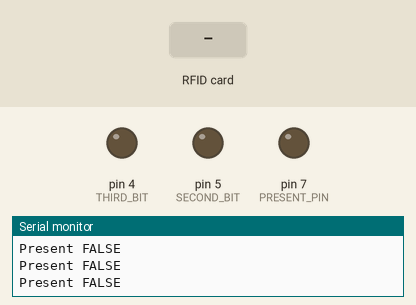
A sketch run on a simulated Arduino Uno, built with avr-gcc and run on an emulated ATmega328P. Parts: output pins drawn as LEDs (lit = HIGH), the last lines printed to the serial monitor. The inputs (shaded band) are chosen by the test bench. Pins used as bus, display or sensor lines are not drawn.

Above: at 1.2 s.
1.3 s: RFID card 05 6F FA E5 held to the reader
At 1.31 s:
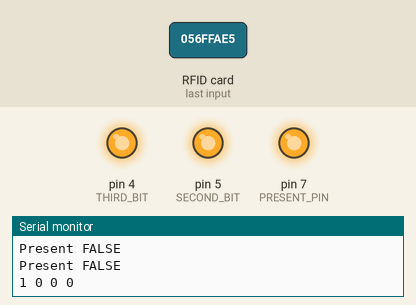
2.8 s: RFID card 39 BB 80 9E held to the reader
At 2.87 s:
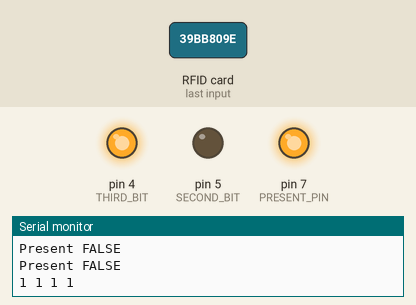
Timing chart, 0 to 5.8 s (numbered marks = the images above; inputs shaded):
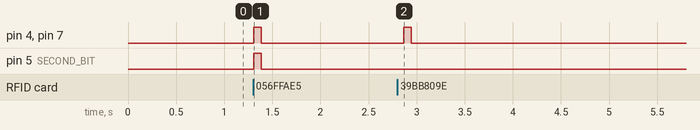

Measured:
- after the input at 1.3 s, pin 4 (THIRD_BIT), pin 5 (SECOND_BIT), pin 7 (PRESENT_PIN): LOW → HIGH at once, → LOW 0.08 s later
- after the input at 2.8 s, pin 4 (THIRD_BIT), pin 7 (PRESENT_PIN): LOW → HIGH after 0.07 s, → LOW 0.08 s later

The sketch:

DO.ino
```cpp
#include <SPI.h>
#include <MFRC522.h>


//DO PROGRAM


//============ Parametros Configurables ============================

// Se define el uID del Tag, este se obtiene de la lectura del Tag
// Se toman en pares y en minisculas y se escriben precedudos por 0x
// Ejemplo: Tag ID: 40EFF56A 29 76 7F 9E
// byte value[] = {0x29, 0x76, 0x7f, 0x9e};
// DO : 0x29, 0x76, 0x7f, 0x9e
// RE : C9 2A 82 9E
// MI : 49 35 7B 9E / 0x19, 0x52, 0x85, 0x9e
// FA : C9 5C 7C 9E

//Value es el UID del TAG que se quiere grabar en el arduino osea una nota musical
byte value[] = {0x05, 0x6f, 0xfa, 0xe5};

//Aqui se colocan todos lo UID de las notas musicales, siguiendo el formato
byte allTags[][7] = {
                     {0x89, 0x34, 0x7c, 0x9e}, //DO
                     {0x39, 0xbb, 0x80, 0x9e}, //RE
                     {0x69, 0xc7, 0x7f, 0x9e}, //MI
                     {0x29, 0x6f, 0x7e, 0x9e}, //FA
                     {0xe9, 0xab, 0x50, 0xe5}, //SOL
                     {0x19, 0xa1, 0x78, 0x9e}, //LA
                     {0x05, 0x6f, 0xfa, 0xe5}, //SI
                   };


// Puertos de salida hacia el Arduino Principal
// Modificar solo si es necesario
#define PRESENT_PIN     7

#define FIRST_BIT       6
#define SECOND_BIT      5
#define THIRD_BIT       4

/*FBit  SBit  TBit  RESULT
 * 0    0    0     DO
 * 0    0    1     RE
 * 0    1    0     MI
 * 0    1    1     FA
 * 1    0    0     SOL
 * 1    0    1     LA
 * 1    1    0     SI
 * 1    1    1     CORRECT PIN
 *
 */

//=================================================================

#define RST_PIN         9
#define SS_PIN          10

MFRC522 mfrc522(SS_PIN, RST_PIN);   //Se crea el objeto MFRC522
MFRC522::MIFARE_Key key;
int  statusval[] = {0,0,0,0};
byte empty[] = {0x00,0x00,0x00,0x00};
byte buffer[4];
byte buffersize = sizeof(buffer);

const int one = 1;

void setup() {
    Serial.begin(9600);
    while (!Serial);    // Do nothing if no serial port is opened (added for Arduinos based on ATMEGA32U4)
    SPI.begin();        // Init SPI bus
    mfrc522.PCD_Init(); // Init MFRC522 card
    mfrc522.PCD_SetRegisterBitMask(mfrc522.RFCfgReg, (0x07<<4)); //Set Antena Gain to MAX

    // Prepare the key (used both as key A and as key B)
    // using FFFFFFFFFFFFh which is the default at chip delivery from the factory
    for (byte i = 0; i < 6; i++) {
        key.keyByte[i] = 0xFF;
    }

    pinMode(PRESENT_PIN,OUTPUT);
    pinMode(FIRST_BIT,OUTPUT);
    pinMode(SECOND_BIT,OUTPUT);
    pinMode(THIRD_BIT,OUTPUT);

    digitalWrite(FIRST_BIT,LOW);
    digitalWrite(SECOND_BIT,LOW);
    digitalWrite(THIRD_BIT,LOW);
    digitalWrite(PRESENT_PIN,LOW);

    *buffer = *empty;
}

void loop() {

  ifCorrect();
    // Look for new cards


    mfrc522.PCD_Init(); // Se reinician los registros lo cual causaba el problema de tarjeta Presente/ausente


    if ( ! mfrc522.PICC_IsNewCardPresent()){
        digitalWrite(PRESENT_PIN,LOW);
        digitalWrite(FIRST_BIT,LOW);
        digitalWrite(SECOND_BIT,LOW);
        digitalWrite(THIRD_BIT,LOW);
        statusval[0] = 0;
        Serial.println("Present FALSE");

        *buffer = *empty;
        return;

    }

    digitalWrite(PRESENT_PIN,HIGH);
    statusval[0] = 1;
    printStatus();
    if ( ! mfrc522.PICC_ReadCardSerial())
        return;

    //Realiza la lectura del uID del Tag
    for (int i = 0; i < 4; i++) {  //
    buffer[i] = mfrc522.uid.uidByte[i];
  }
}


bool compareByte(byte *buffer,  byte *value) {
    for (byte i = 0; i < buffersize; i++)
        if(buffer[i]!=value[i])
            return false;
     return true;
}
int compareAll(){
  for(int i= 0; i < sizeof(allTags); i++){
    if(compareByte(buffer,allTags[i])){
      return i;
    }
  }
  return 99;
}
void ifCorrect(){
  if(compareByte(buffer,value)){
    digitalWrite(FIRST_BIT,HIGH);
    digitalWrite(SECOND_BIT,HIGH);
    digitalWrite(THIRD_BIT,HIGH);
    setStatus(1,1,1);
  }
  else {
    anyOtherTag();
  }
}

void anyOtherTag(){
  int selected = compareAll();
  if(selected != 99){

    switch (selected) {
      case 0:
        //Mandar la informacion de DO
        digitalWrite(FIRST_BIT,LOW);
        digitalWrite(SECOND_BIT,LOW);
        digitalWrite(THIRD_BIT,LOW);
        setStatus(0,0,0);
        break;
      case 1:
        //Mandar la informacion de RE
        digitalWrite(FIRST_BIT,LOW);
        digitalWrite(SECOND_BIT,LOW);
        digitalWrite(THIRD_BIT,HIGH);
        setStatus(0,0,1);
        break;
      case 2:
        //Mandar la informacion de MI
        digitalWrite(FIRST_BIT,LOW);
        digitalWrite(SECOND_BIT,HIGH);
        digitalWrite(THIRD_BIT,LOW);
        setStatus(0,1,0);
        break;
      case 3:
        //Mandar la informacion de FA
        digitalWrite(FIRST_BIT,LOW);
        digitalWrite(SECOND_BIT,HIGH);
        digitalWrite(THIRD_BIT,HIGH);
        setStatus(0,1,1);
        break;
      case 4:
        //Mandar la informacion de SOL
        digitalWrite(FIRST_BIT,HIGH);
        digitalWrite(SECOND_BIT,LOW);
        digitalWrite(THIRD_BIT,LOW);
        setStatus(1,0,0);
        break;
      case 5:
        //Mandar la informacion de LA
        digitalWrite(FIRST_BIT,HIGH);
        digitalWrite(SECOND_BIT,LOW);
        digitalWrite(THIRD_BIT,HIGH);
        setStatus(1,0,1);
        break;
      case 6:
        //Mandar la informacion de SI
        digitalWrite(FIRST_BIT,HIGH);
        digitalWrite(SECOND_BIT,HIGH);
        digitalWrite(THIRD_BIT,LOW);
        setStatus(1,1,0);
        break;

    }
  }
}

void setStatus(int b , int c, int d){

  statusval[1] = b;
  statusval[2] = c;
  statusval[3] = d;
}

void printStatus(){
  Serial.println("");
  for(int i=0;i<4;i++){
    Serial.print(statusval[i]);
    Serial.print(" ");
  }
  Serial.println("");
}
```
